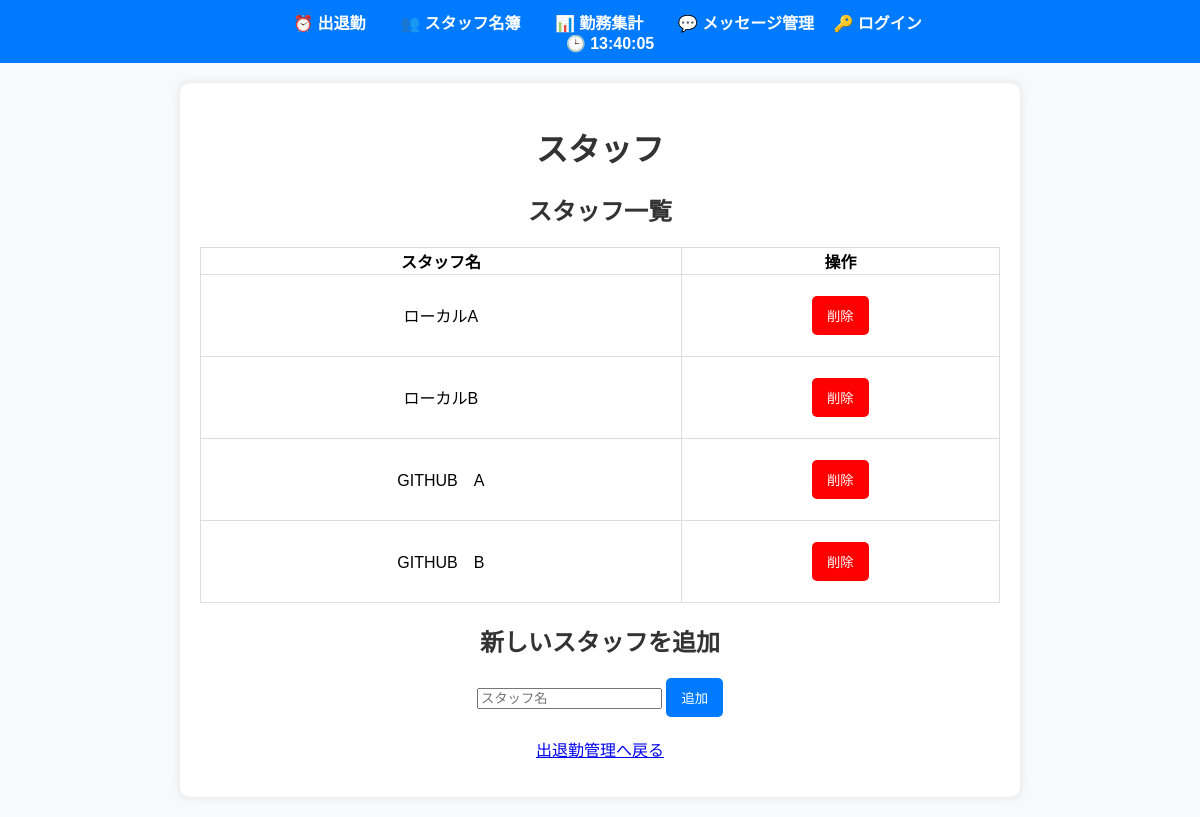
Screenshot of /staff with the database file from the repository.
### models.py (models this page shows)
class Staff(db.Model):
    id = db.Column(db.Integer, primary_key=True)
    name = db.Column(db.String(100), nullable=False)

### routes.py (the view)
@app.route('/staff')
def staff_list():
    staff = Staff.query.all()
    return render_template('staff.html', staff=staff)

### templates/staff.html (shortened to what this page needs)
{% extends "base.html" %}
{% block content %}
<h1>スタッフ</h1>
<h2>スタッフ一覧</h2>
<table border="1">
    <tr>
        <th>スタッフ名</th>
        <th>操作</th>
    </tr>
    {% for person in staff %}
    <tr>
        <td>{{ person.name }}</td>
        <td>
            <form action="{{ url_for('delete_staff', staff_id=person.id) }}" method="POST" onsubmit="return confirm('本当に削除しますか？');">
                <button type="submit" style="background-color: red; color: white;">削除</button>
            </form>
        </td>
    </tr>
    {% endfor %}
</table>
<h2>新しいスタッフを追加</h2>
<form action="{{ url_for('add_staff') }}" method="POST">
    <input type="text" name="name" placeholder="スタッフ名" required>
    <button type="submit">追加</button>
</form>
<p><a href="{{ url_for('attendance') }}">出退勤管理へ戻る</a></p>
{% endblock %}

### static/style.css (style rules this page uses)
body { font-family: Arial, sans-serif; margin: 0; padding: 0; background-color: #f8f9fa; text-align: center; }
h1, h2 { color: #333; }
form { margin: 20px 0; }
button { background-color: #007bff; color: white; border: none; padding: 10px 15px; cursor: pointer; border-radius: 5px; }
table { width: 100%; border-collapse: collapse; background-color: white; }
th, td { border: 1px solid #ddd; padding: }

### rows the page displays
Staff: name "ローカルA"
Staff: name "ローカルB"
Staff: name "GITHUB A"
Staff: name "GITHUB B"
